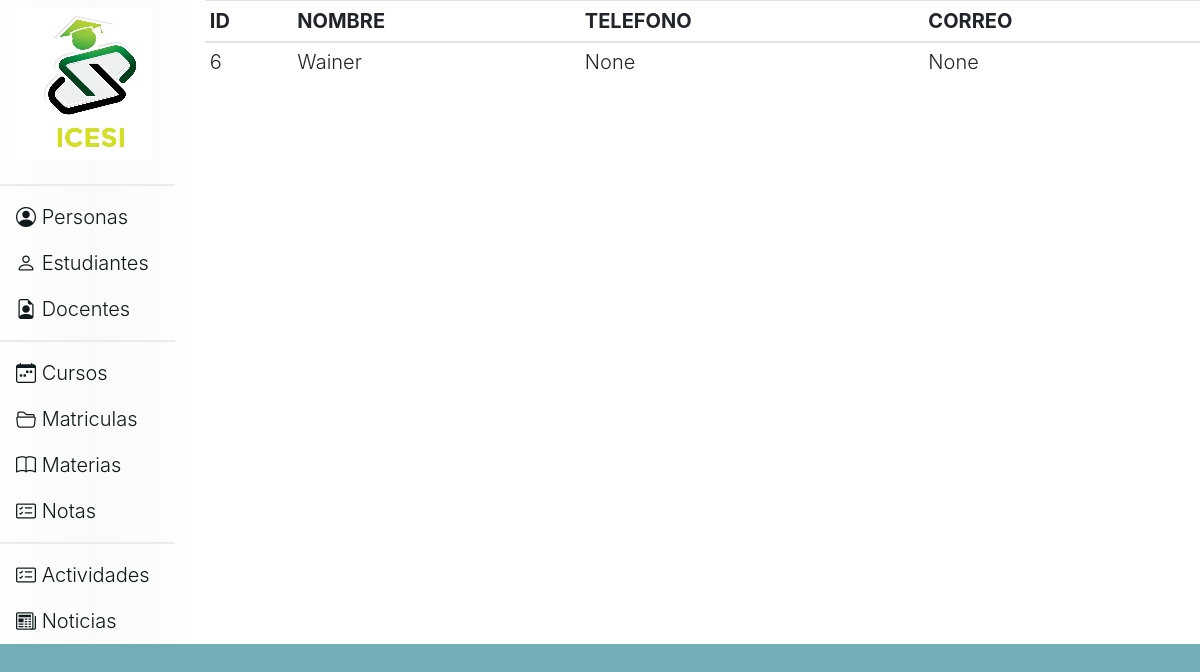
The page /docentes on the database as committed earlier.
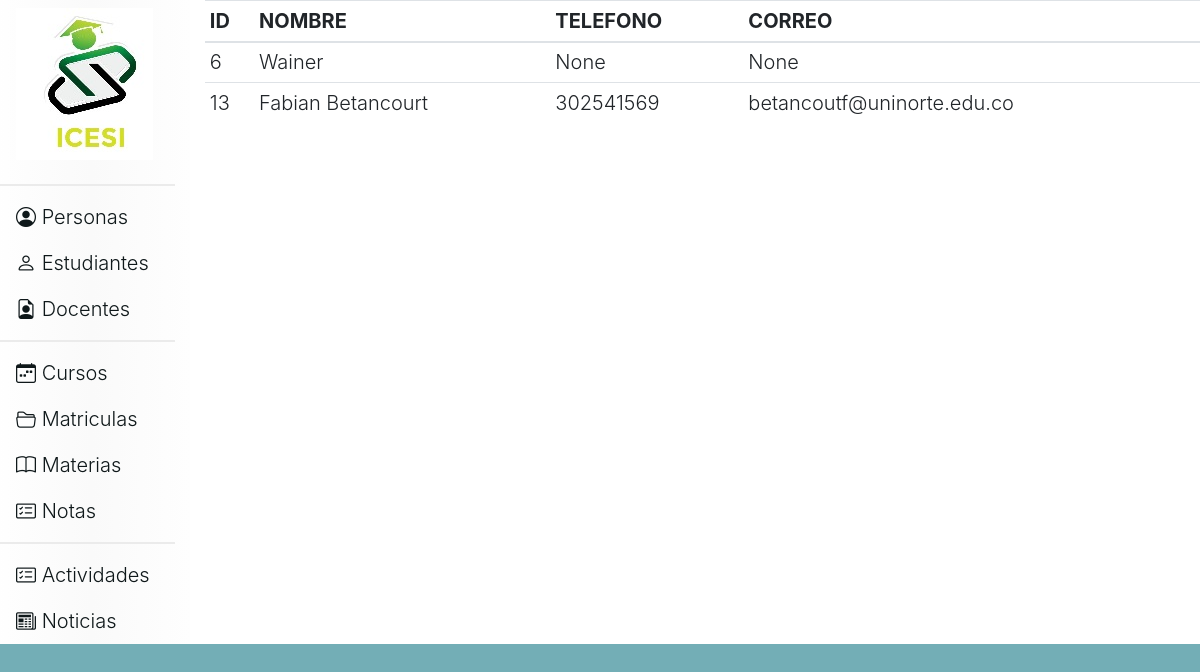
The same page on the database as committed later.
### tables this page shows
CREATE TABLE user (id integer PRIMARY KEY AUTOINCREMENT, nombre_usuario char (50) NOT NULL, telefono INTEGER (20), correo VARCHAR (30), direccion VARCHAR (50), id_rol integer NOT NULL);

### app.py (the view)
@app.route('/docentes')
def docentes():
    response=controller.DatosUsuarios('DOCENTE')
    return render_template('docentes.html',lista=response)

### controller.py (called while the page is built)
def Conectar():
    conexion= sqlite3.connect("ciclo3db.db")
    return conexion

def DatosUsuarios(rol):
    conn= Conectar()
    cursor= conn.execute("select `user`.id, `user`.nombre_usuario,`user`.telefono, `user`.correo from `user` inner join roles on (`user`.id_rol=roles.id) where `roles`.nombre='"+rol+"';")
    return cursor.fetchall() #item
    conn.close()

### templates/docentes.html
{% extends 'head.html' %}
{% block contenido %}
    <table class="table table-sm">
        <thead>
            <tr>
                <th>ID</th>
                <th>NOMBRE</th>
                <th>TELEFONO</th>
                <th>CORREO</th>
            </tr>
        </thead>
        <tbody>
            {% for item in lista %}
            <tr>
                <td>{% print(item[0])%}</td>
                <td>{% print(item[1])%}</td>
                <td>{% print(item[2])%}</td>
                <td>{% print(item[3])%}</td>
            </tr>
            {% endfor %}
        </tbody>
    </table>
{% endblock %}

Rows that differ between the two databases and show on the page:
added user: id "13", nombre_usuario "Fabian Betancourt", telefono "302541569", correo "betancoutf@uninorte.edu.co"
